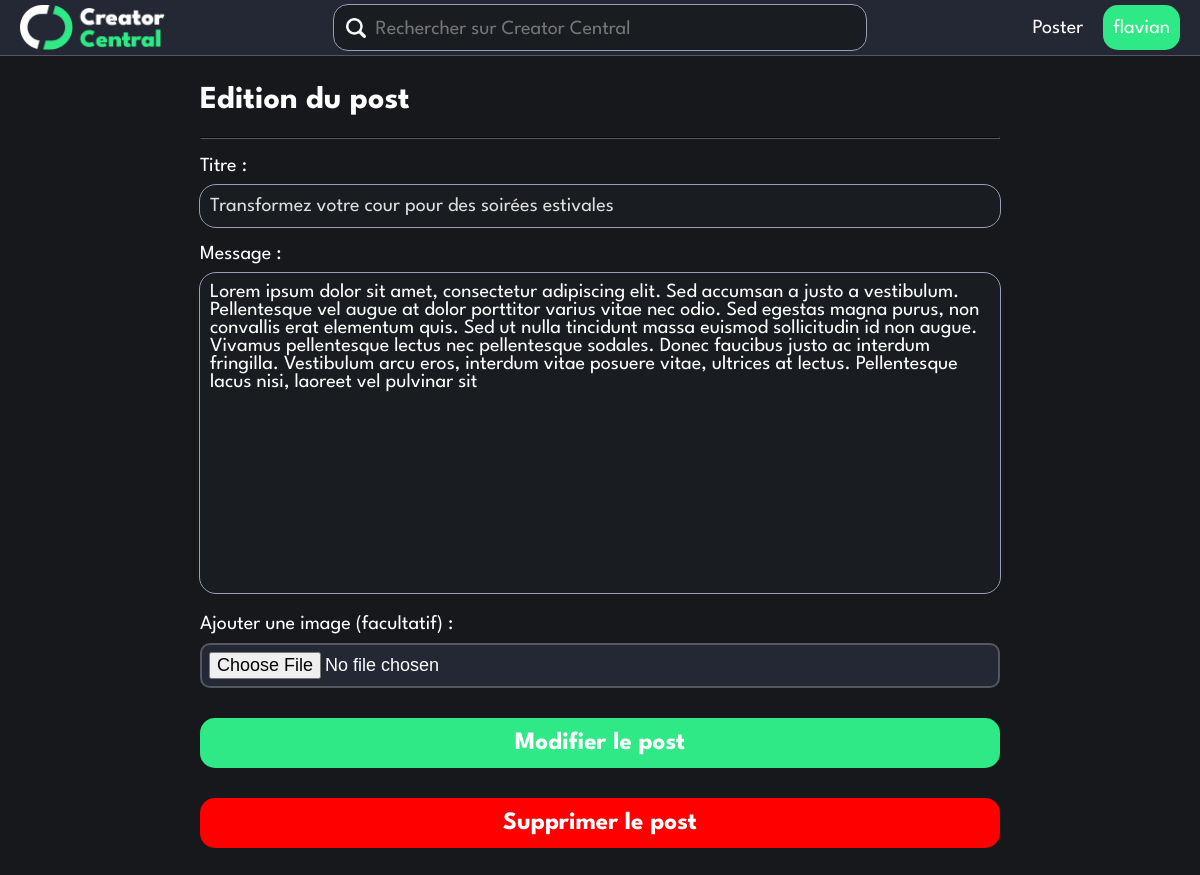
Screenshot of /editpost.php?postID=15 (signed in) with the database file from the repository.
### tables this page shows
CREATE TABLE `posts` (
  `postId` int(16) NOT NULL,
  `username` varchar(20) NOT NULL,
  `date` timestamp NOT NULL DEFAULT current_timestamp() ON UPDATE current_timestamp(),
  `title` varchar(50) NOT NULL,
  `content` varchar(500) NOT NULL,
  `picturePath` varchar(100) NOT NULL DEFAULT 'img/default_image.jpg'
);

### classes/SQLconn.php (called while the page is built, shortened)
<?php
require_once(__ROOT__ . "/Classes/loginStatus.php");
class SQLconn
{
    function __construct()
    {
        $servername = "localhost";
        $username = "root";
        $password = "";
        $dbname = "creatorcentral";
        $this->conn = new mysqli($servername, $username, $password, $dbname);
    }
}
?>

### classes/loginStatus.php (called while the page is built, shortened)
<?php
class LoginStatus{
    function CheckSession()
    {
        return isset($_SESSION["username"]);
    }
}
?>

### initialize.php (called while the page is built, shortened)
<?php
    require_once(__ROOT__."/Classes/SQLconn.php");
    $SQLconn = new SQLconn();
?>

### editpost.php (the view, shortened to what this page needs)
<?php include("./initialize.php");
?>
    <!DOCTYPE html>
    <html lang="fr">
<head>
    <link rel="stylesheet" href="styles/font.css">
    <link rel="stylesheet" href="styles/global.css">
    <link rel="stylesheet" href="styles/header.css">
</head>
<body>
<?php
include(__ROOT__ . "/pageparts/header.php");
if (isset($_POST["new"])) {
?>
<div class="main-container">
    <h1>Nouveau post</h1>
    <hr>
    <form enctype="multipart/form-data" action="./pageparts/processPost.php" method="POST">
        <input type="hidden" name="action" value="new">
        <label for="title">Titre :</label>
        <input autofocus type="text" name="title" class="short-text-field" id="title">
        <p class="errorMessage" id="title_hint">Le post doit contenir un titre</p>
        <label for="content">Message :</label>
        <textarea name="content" class="long-text-field" placeholder="Decrivez votre création" id="content"></textarea>
        <p class="errorMessage" id="content_hint">Le post doit contenir un message</p>
        <input type="hidden" name="MAX_FILE_SIZE" value="5242880"/>
        <label for="imageFile">Ajouter une image (facultatif) :</label>
        <input name="imageFile" type="file"/>
        <button type="submit" class="wide-button" id="post-button" disabled="true">Poster sur Creator Central</button>
    </form>
    <script type="text/javascript" src="scripts/postFormHinting.js"></script>
    <?php
    }
    elseif (isset($_GET["postID"])) {
        $query = 'SELECT * FROM `posts` WHERE `postId` =' . $_GET["postID"];
        $result = $SQLconn->conn->query($query);
        if ($result->num_rows > 0) {
            $data = $result->fetch_assoc();
            ?>
            <div class="main-container">
                <h1>Edition du post</h1>
                <hr>
                <form enctype="multipart/form-data" action="./pageparts/processPost.php" method="POST">
                    <label for="title">Titre :</label>
                    <input autofocus type="text" name="title" class="short-text-field"
                           value="<?php echo $data["title"]; ?>">
                    <label for="content">Message :</label>
                    <textarea name="content" class="long-text-field"><?php echo $data["content"]; ?></textarea>
                    <label for="imageFile">Ajouter une image (facultatif) :</label>
                    <input name="imageFile" type="file"/>
                    <button type="submit" class="wide-button" id="post-button">Modifier le post</button>
                </form>
                <form action="./pageparts/processPost.php"
                      onsubmit="return confirm('Etes vous sur de vouloir supprimer ce post?')"
                      method="POST">
                    <button type="submit" class="wide-button red-bg">Supprimer le post</button>
                </form>
            </div>
            <?php
        } else {
            echo "<h1>Erreur! Cette ID ne correspond à aucun post!</h1>";
        }
    } ?>
</body>

### styles/global.css (style rules this page uses)
:root { --green-accent: #2ee985; --green-accent-dark: #267e4c; --green-accent-darker: #228c52; --lighter-grey: #979eb7; --light-grey: #545660; --grey: #242834; --dark-grey: #191c21;; --darker-grey: #16181c; }
body { color: white; font-family: 'LeagueSpartan', Bahnschrift, sans-serif; font-weight: normal; margin: 0; background: var(--darker-grey); }
.short-text-field { font-family: 'LeagueSpartan', Bahnschrift, sans-serif; font-size: 20px; color: #DDD; height: 40px; padding-inline: 10px; border-radius: 16px; border: none; outline: var(--lighter-grey) solid 1px; background: var(--dark-grey); width: calc(100% - 20px); margin-top: 10px; }
.long-text-field { resize: none; width: calc(100% - 20px); padding: 10px; height: 300px; background: var(--dark-grey); color: white; font-size: 20px; font-family: 'LeagueSpartan', Bahnschrift, sans-serif; border-radius: 16px; border: none; outline: var(--lighter-grey) solid 1px; margin-top: 10px; }
.main-container { margin-top: var(--header-height); margin-bottom: 30px; padding: 10px 0; width: min(90%, 800px); margin-inline: auto; }
label { display: block; font-weight: normal; margin-top: 18px; font-size: 20px; }
.wide-button { font-family: 'LeagueSpartan', Bahnschrift, sans-serif; margin-top: 30px; background: var(--green-accent); color: white; border: none; width: 100%; font-size: 25px; font-weight: bold; border-radius: 15px; height: 50px; cursor: pointer; }
hr { border-color: var(--light-grey); }
input[type="file"] { border-radius: 10px; width: calc(100% - 14px - 4px); font-size: 18px; margin-top: 10px; padding: 7px 7px; border: 2px solid var(--light-grey); background: var(--grey); }
.red-bg { background-color: red; }

### styles/header.css (style rules this page uses)
:root { --header-height: 55px; }

### rows the page displays
posts: title "Transformez votre cour pour des soirées estivales", content "Lorem ipsum dolor sit amet, consectetur adipiscing elit. Sed accumsan a justo a vestibulum. Pellentesque vel augue at dolor porttitor varius vitae nec odio. Sed egestas magna purus, non convallis erat elementum quis. Sed ut nulla tincidunt massa euismod sollicitudin id non augue. Vivamus pellentesque lectus nec pellentesque sodales. Donec faucibus justo ac interdum fringilla. Vestibulum arcu eros, interdum vitae posuere vitae, ultrices at lectus. Pellentesque lacus nisi, laoreet vel pulvinar sit"

### other values shown
$username "flavian"
